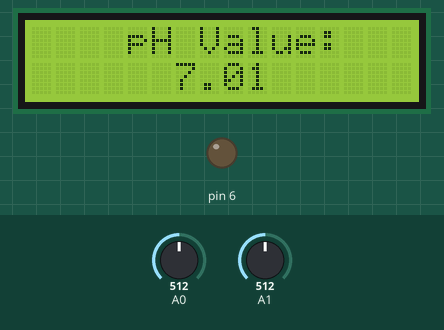
Simulated run of this sketch. Board: Arduino Uno, built with avr-gcc and run on an emulated ATmega328P. On the bench: 16×2 character LCD, output pins drawn as LEDs (lit = HIGH). Inputs (shaded band) come from the test bench; at power-on: A0 = 512, A1 = 512. What the sketch prints to the serial monitor is not drawn.

Above: at 1.2 s.
1.3 s: A0 set to 716
At 3.0 s:
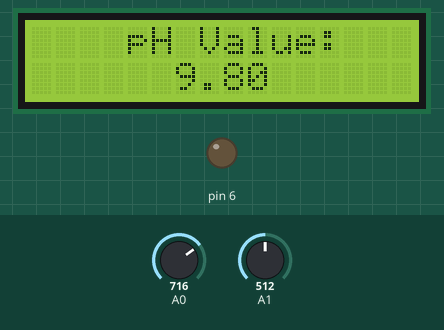
3.5 s: A0 set to 900
At 4.7 s:
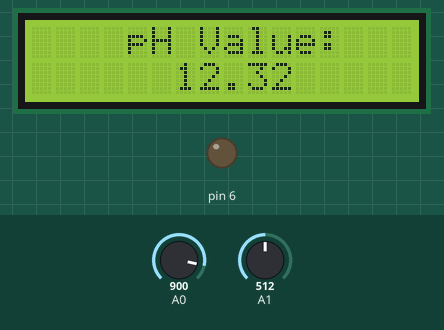
5.5 s: A0 set to 1023
At 7.5 s:
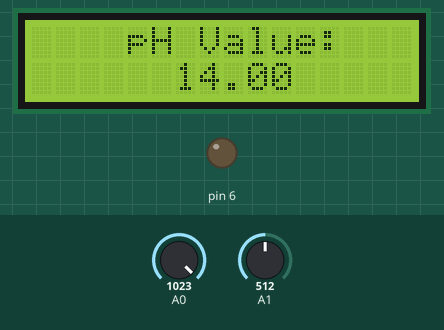
Timing chart, 0 to 9.0 s (numbered marks = the images above; inputs shaded):
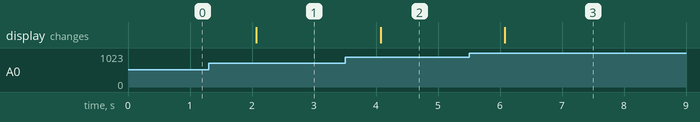

Measured:
- after the input at 1.3 s, the display: changes after 0.77 s (image 1)
- after the input at 3.5 s, the display: changes after 0.57 s (image 2)
- after the input at 5.5 s, the display: changes after 0.58 s (image 3)

The sketch:

code_for_ph_sensor_heat_sensor.ino
```cpp
#include<LiquidCrystal.h>
const int rs =13,en = 12,d4 =11,d5 =10,d6 =9,d7 =8;
LiquidCrystal lcd(rs,en, d4,d5,d6,d7);
int Contrast = 0;

int minTemp = 5;
int maxTemp = 25;
int minph = 6.5;
int maxph = 8.5;

int celsius = 0;

void setup()
{
  Serial.begin(9600);
  analogWrite (6,Contrast);
  lcd.begin(16,2);
  lcd.setCursor(4,0);
  lcd.print("pH Value:");

  pinMode(A1, INPUT);
}

void loop() {

  int sensorValue = analogRead(A0);
  float ph = sensorValue * (14.0/1023.0);
  //Serial.println(ph);
  lcd.setCursor(6,1);
  lcd.print (ph);


  // measure temperature in Celsius
  celsius = map(((analogRead(A1) - 20) * 3.04), 0, 1023, -40, 125);

  Serial.println(celsius);

  delay(1000);


  //ideal temperature for aquatic animals 5-25 degrees
  //ideal ph 6.5 to 8.5
  if (celsius <= maxTemp && celsius >= minTemp && ph >= minph && ph <= maxph) {

    Serial.println("Temperature and ph level ideal");
  }

  else {
    Serial.println("Temperature and pH level are not ideal");
  }

}
```
